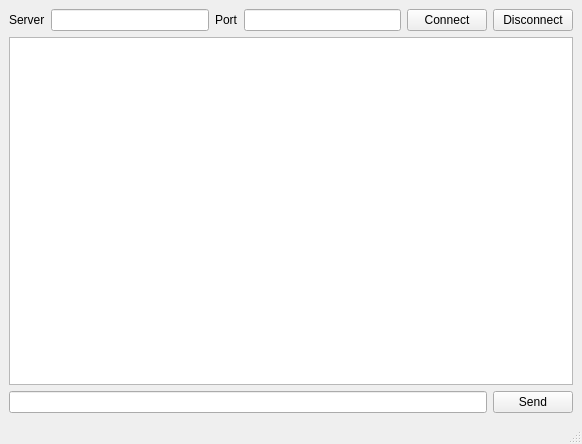
<?xml version="1.0" encoding="UTF-8"?>
<ui version="4.0">
 <class>MainWindow</class>
 <widget class="QMainWindow" name="MainWindow">
  <property name="geometry">
   <rect>
    <x>0</x>
    <y>0</y>
    <width>582</width>
    <height>444</height>
   </rect>
  </property>
  <property name="windowTitle">
   <string>MainWindow</string>
  </property>
  <widget class="QWidget" name="centralwidget">
   <layout class="QVBoxLayout" name="verticalLayout">
    <item>
     <layout class="QHBoxLayout" name="horizontalLayout">
      <item>
       <widget class="QLabel" name="label">
        <property name="text">
         <string>Server</string>
        </property>
       </widget>
      </item>
      <item>
       <widget class="QLineEdit" name="txtServer"/>
      </item>
      <item>
       <widget class="QLabel" name="label_2">
        <property name="text">
         <string>Port</string>
        </property>
       </widget>
      </item>
      <item>
       <widget class="QLineEdit" name="txtPort"/>
      </item>
      <item>
       <widget class="QPushButton" name="btnConnect">
        <property name="text">
         <string>Connect</string>
        </property>
       </widget>
      </item>
      <item>
       <widget class="QPushButton" name="btnDisconnect">
        <property name="text">
         <string>Disconnect</string>
        </property>
       </widget>
      </item>
     </layout>
    </item>
    <item>
     <widget class="QListView" name="listView"/>
    </item>
    <item>
     <layout class="QHBoxLayout" name="horizontalLayout_2">
      <item>
       <widget class="QLineEdit" name="txtMessage"/>
      </item>
      <item>
       <widget class="QPushButton" name="btnSend">
        <property name="text">
         <string>Send</string>
        </property>
       </widget>
      </item>
     </layout>
    </item>
   </layout>
  </widget>
  <widget class="QMenuBar" name="menubar">
   <property name="geometry">
    <rect>
     <x>0</x>
     <y>0</y>
     <width>582</width>
     <height>21</height>
    </rect>
   </property>
  </widget>
  <widget class="QStatusBar" name="statusbar"/>
 </widget>
 <resources/>
 <connections/>
</ui>
